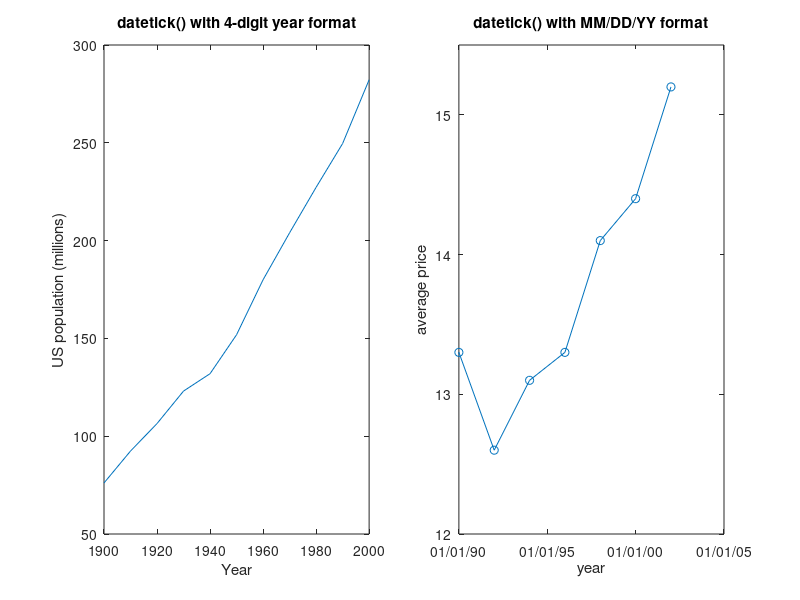

Write MATLAB code to recreate this figure.
clear all; close all; clc;
h=figure('Position',[1 21 1366 670], ...
'Name','datetick Command Demostrations');
subplot(1,2,1) 
 yr = 1900:10:2000;
 pop = [76.094, 92.407, 106.461, 123.077 131.954, 151.868, 179.979, ...
        203.984, 227.225, 249.623, 282.224];
 plot (datenum (yr, 1, 1), pop);
 xlabel ("Year");
 ylabel ("US population (millions)");
 title ("datetick() with 4-digit year format");
 datetick ("x", "YYYY");
 %%%%%%%%%%%%%%%%%%%%%%%%%%%
subplot(1,2,2) 
 yr = 1988:2:2002;
 yr = datenum (yr,1,1);
 pr = [12.1 13.3 12.6 13.1 13.3 14.1 14.4 15.2];
 plot (yr, pr, "-o");
 xlabel ("year");
 ylabel ("average price");
 title ("datetick() with MM/DD/YY format");
 ax = gca;
 set (ax, "xtick", datenum (1990:5:2005,1,1));
 datetick ("x", 2, "keepticks");
 set (ax, "ytick", 12:16);
